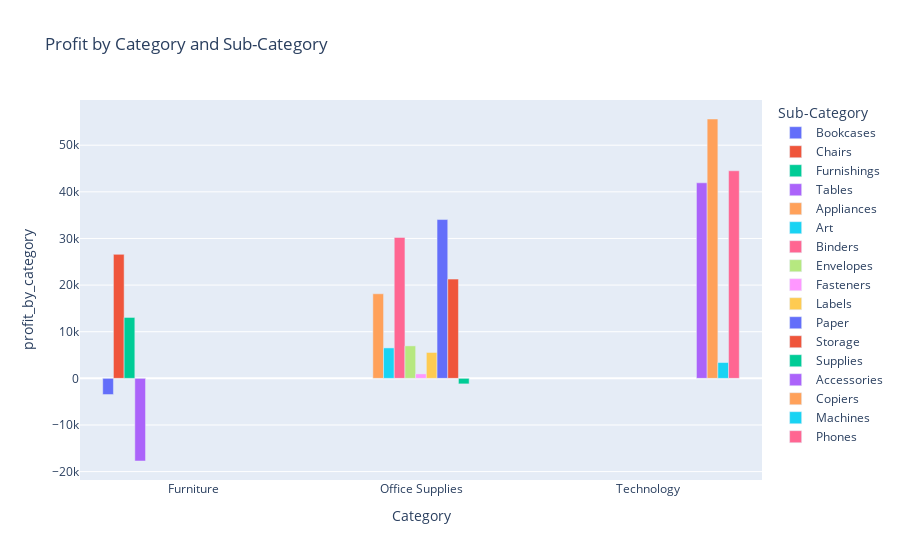

Notebook code cell kept with this figure:
### Code cell
profit_by_category_sub_category = df.groupby(by=['Category','Sub-Category']).agg(profit_by_category = ('Profit','sum')).reset_index()

fig = px.bar(
    data_frame=profit_by_category_sub_category,
    x='Category', 
    y='profit_by_category', 
    color='Sub-Category', 
    title='Profit by Category and Sub-Category', 
    barmode='group'  # Groups sub-categories side by side
)
fig.show()

# profit_by_category_sub_category

### Figure 1 — Plotly figure (JSON) as saved in the notebook; plotly's stock layout.template omitted (floating-point values rounded to 4 significant figures)
{"data": [{"alignmentgroup": "True", "hovertemplate": "Sub-Category=Bookcases<br>Category=%{x}<br>profit_by_category=%{y}<extra></extra>", "legendgroup": "Bookcases", "marker": {"color": "#636efa", "pattern": {"shape": ""}}, "name": "Bookcases", "offsetgroup": "Bookcases", "orientation": "v", "showlegend": true, "textposition": "auto", "type": "bar", "x": ["Furniture"], "xaxis": "x", "y": [-3473.0], "yaxis": "y"}, {"alignmentgroup": "True", "hovertemplate": "Sub-Category=Chairs<br>Category=%{x}<br>profit_by_category=%{y}<extra></extra>", "legendgroup": "Chairs", "marker": {"color": "#EF553B", "pattern": {"shape": ""}}, "name": "Chairs", "offsetgroup": "Chairs", "orientation": "v", "showlegend": true, "textposition": "auto", "type": "bar", "x": ["Furniture"], "xaxis": "x", "y": [26590.0], "yaxis": "y"}, {"alignmentgroup": "True", "hovertemplate": "Sub-Category=Furnishings<br>Category=%{x}<br>profit_by_category=%{y}<extra></extra>", "legendgroup": "Furnishings", "marker": {"color": "#00cc96", "pattern": {"shape": ""}}, "name": "Furnishings", "offsetgroup": "Furnishings", "orientation": "v", "showlegend": true, "textposition": "auto", "type": "bar", "x": ["Furniture"], "xaxis": "x", "y": [13060.0], "yaxis": "y"}, {"alignmentgroup": "True", "hovertemplate": "Sub-Category=Tables<br>Category=%{x}<br>profit_by_category=%{y}<extra></extra>", "legendgroup": "Tables", "marker": {"color": "#ab63fa", "pattern": {"shape": ""}}, "name": "Tables", "offsetgroup": "Tables", "orientation": "v", "showlegend": true, "textposition": "auto", "type": "bar", "x": ["Furniture"], "xaxis": "x", "y": [-17730.0], "yaxis": "y"}, {"alignmentgroup": "True", "hovertemplate": "Sub-Category=Appliances<br>Category=%{x}<br>profit_by_category=%{y}<extra></extra>", "legendgroup": "Appliances", "marker": {"color": "#FFA15A", "pattern": {"shape": ""}}, "name": "Appliances", "offsetgroup": "Appliances", "orientation": "v", "showlegend": true, "textposition": "auto", "type": "bar", "x": ["Office Supplies"], "xaxis": "x", "y": [18140.0], "yaxis": "y"}, {"alignmentgroup": "True", "hovertemplate": "Sub-Category=Art<br>Category=%{x}<br>profit_by_category=%{y}<extra></extra>", "legendgroup": "Art", "marker": {"color": "#19d3f3", "pattern": {"shape": ""}}, "name": "Art", "offsetgroup": "Art", "orientation": "v", "showlegend": true, "textposition": "auto", "type": "bar", "x": ["Office Supplies"], "xaxis": "x", "y": [6528.0], "yaxis": "y"}, {"alignmentgroup": "True", "hovertemplate": "Sub-Category=Binders<br>Category=%{x}<br>profit_by_category=%{y}<extra></extra>", "legendgroup": "Binders", "marker": {"color": "#FF6692", "pattern": {"shape": ""}}, "name": "Binders", "offsetgroup": "Binders", "orientation": "v", "showlegend": true, "textposition": "auto", "type": "bar", "x": ["Office Supplies"], "xaxis": "x", "y": [30220.0], "yaxis": "y"}, {"alignmentgroup": "True", "hovertemplate": "Sub-Category=Envelopes<br>Category=%{x}<br>profit_by_category=%{y}<extra></extra>", "legendgroup": "Envelopes", "marker": {"color": "#B6E880", "pattern": {"shape": ""}}, "name": "Envelopes", "offsetgroup": "Envelopes", "orientation": "v", "showlegend": true, "textposition": "auto", "type": "bar", "x": ["Office Supplies"], "xaxis": "x", "y": [6964.0], "yaxis": "y"}, {"alignmentgroup": "True", "hovertemplate": "Sub-Category=Fasteners<br>Category=%{x}<br>profit_by_category=%{y}<extra></extra>", "legendgroup": "Fasteners", "marker": {"color": "#FF97FF", "pattern": {"shape": ""}}, "name": "Fasteners", "offsetgroup": "Fasteners", "orientation": "v", "showlegend": true, "textposition": "auto", "type": "bar", "x": ["Office Supplies"], "xaxis": "x", "y": [949.5], "yaxis": "y"}, {"alignmentgroup": "True", "hovertemplate": "Sub-Category=Labels<br>Category=%{x}<br>profit_by_category=%{y}<extra></extra>", "legendgroup": "Labels", "marker": {"color": "#FECB52", "pattern": {"shape": ""}}, "name": "Labels", "offsetgroup": "Labels", "orientation": "v", "showlegend": true, "textposition": "auto", "type": "bar", "x": ["Office Supplies"], "xaxis": "x", "y": [5546.0], "yaxis": "y"}, {"alignmentgroup": "True", "hovertemplate": "Sub-Category=Paper<br>Category=%{x}<br>profit_by_category=%{y}<extra></extra>", "legendgroup": "Paper", "marker": {"color": "#636efa", "pattern": {"shape": ""}}, "name": "Paper", "offsetgroup": "Paper", "orientation": "v", "showlegend": true, "textposition": "auto", "type": "bar", "x": ["Office Supplies"], "xaxis": "x", "y": [34050.0], "yaxis": "y"}, {"alignmentgroup": "True", "hovertemplate": "Sub-Category=Storage<br>Category=%{x}<br>profit_by_category=%{y}<extra></extra>", "legendgroup": "Storage", "marker": {"color": "#EF553B", "pattern": {"shape": ""}}, "name": "Storage", "offsetgroup": "Storage", "orientation": "v", "showlegend": true, "textposition": "auto", "type": "bar", "x": ["Office Supplies"], "xaxis": "x", "y": [21280.0], "yaxis": "y"}, {"alignmentgroup": "True", "hovertemplate": "Sub-Category=Supplies<br>Category=%{x}<br>profit_by_category=%{y}<extra></extra>", "legendgroup": "Supplies", "marker": {"color": "#00cc96", "pattern": {"shape": ""}}, "name": "Supplies", "offsetgroup": "Supplies", "orientation": "v", "showlegend": true, "textposition": "auto", "type": "bar", "x": ["Office Supplies"], "xaxis": "x", "y": [-1189.0], "yaxis": "y"}, {"alignmentgroup": "True", "hovertemplate": "Sub-Category=Accessories<br>Category=%{x}<br>profit_by_category=%{y}<extra></extra>", "legendgroup": "Accessories", "marker": {"color": "#ab63fa", "pattern": {"shape": ""}}, "name": "Accessories", "offsetgroup": "Accessories", "orientation": "v", "showlegend": true, "textposition": "auto", "type": "bar", "x": ["Technology"], "xaxis": "x", "y": [41940.0], "yaxis": "y"}, {"alignmentgroup": "True", "hovertemplate": "Sub-Category=Copiers<br>Category=%{x}<br>profit_by_category=%{y}<extra></extra>", "legendgroup": "Copiers", "marker": {"color": "#FFA15A", "pattern": {"shape": ""}}, "name": "Copiers", "offsetgroup": "Copiers", "orientation": "v", "showlegend": true, "textposition": "auto", "type": "bar", "x": ["Technology"], "xaxis": "x", "y": [55620.0], "yaxis": "y"}, {"alignmentgroup": "True", "hovertemplate": "Sub-Category=Machines<br>Category=%{x}<br>profit_by_category=%{y}<extra></extra>", "legendgroup": "Machines", "marker": {"color": "#19d3f3", "pattern": {"shape": ""}}, "name": "Machines", "offsetgroup": "Machines", "orientation": "v", "showlegend": true, "textposition": "auto", "type": "bar", "x": ["Technology"], "xaxis": "x", "y": [3385.0], "yaxis": "y"}, {"alignmentgroup": "True", "hovertemplate": "Sub-Category=Phones<br>Category=%{x}<br>profit_by_category=%{y}<extra></extra>", "legendgroup": "Phones", "marker": {"color": "#FF6692", "pattern": {"shape": ""}}, "name": "Phones", "offsetgroup": "Phones", "orientation": "v", "showlegend": true, "textposition": "auto", "type": "bar", "x": ["Technology"], "xaxis": "x", "y": [44520.0], "yaxis": "y"}], "layout": {"autosize": true, "barmode": "group", "legend": {"title": {"text": "Sub-Category"}, "tracegroupgap": 0}, "title": {"text": "Profit by Category and Sub-Category"}, "xaxis": {"anchor": "y", "autorange": true, "domain": [0, 1], "range": [-0.5, 2.5], "title": {"text": "Category"}, "type": "category"}, "yaxis": {"anchor": "x", "autorange": true, "domain": [0, 1], "range": [-21800.0, 59690.0], "title": {"text": "profit_by_category"}, "type": "linear"}}}
